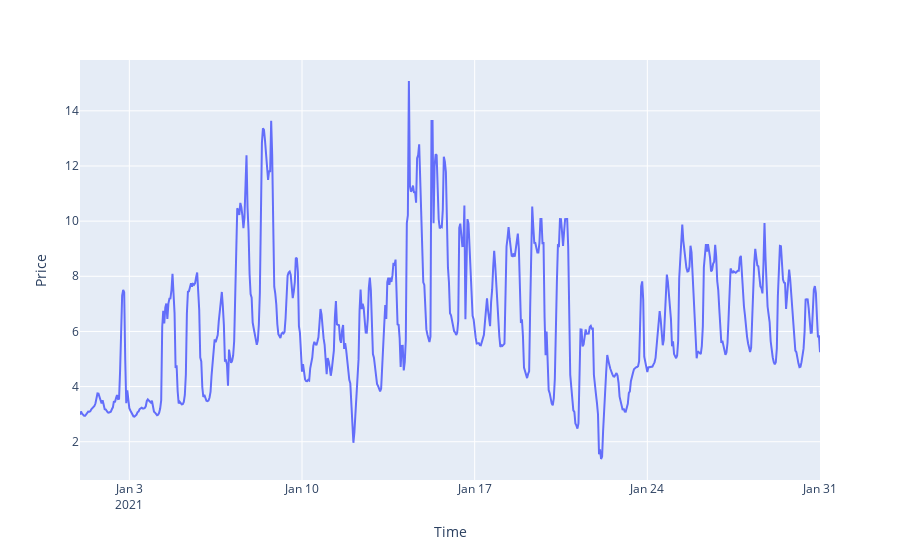

Source (notebook cell):
### Code cell
fig = px.line(df2, x='Time', y='Price', hover_data = 'Wind')
fig.show()

### Figure 1 — Plotly figure (JSON) as saved in the notebook; plotly's stock layout.template omitted (floating-point values rounded to 4 significant figures; data arrays with more than 128 entries replaced by an {"elided": "..."} marker saying what was removed)
{"data": [{"customdata": {"elided": "721x1 float values"}, "hovertemplate": "Time=%{x}<br>Price=%{y}<br>Wind=%{customdata[0]}<extra></extra>", "legendgroup": "", "line": {"color": "#636efa", "dash": "solid"}, "marker": {"symbol": "circle"}, "mode": "lines", "name": "", "orientation": "v", "showlegend": false, "type": "scatter", "x": {"elided": "721 str values"}, "xaxis": "x", "y": {"elided": "721 float values"}, "yaxis": "y"}], "layout": {"legend": {"tracegroupgap": 0}, "margin": {"t": 60}, "xaxis": {"anchor": "y", "domain": [0, 1], "title": {"text": "Time"}}, "yaxis": {"anchor": "x", "domain": [0, 1], "title": {"text": "Price"}}}}
